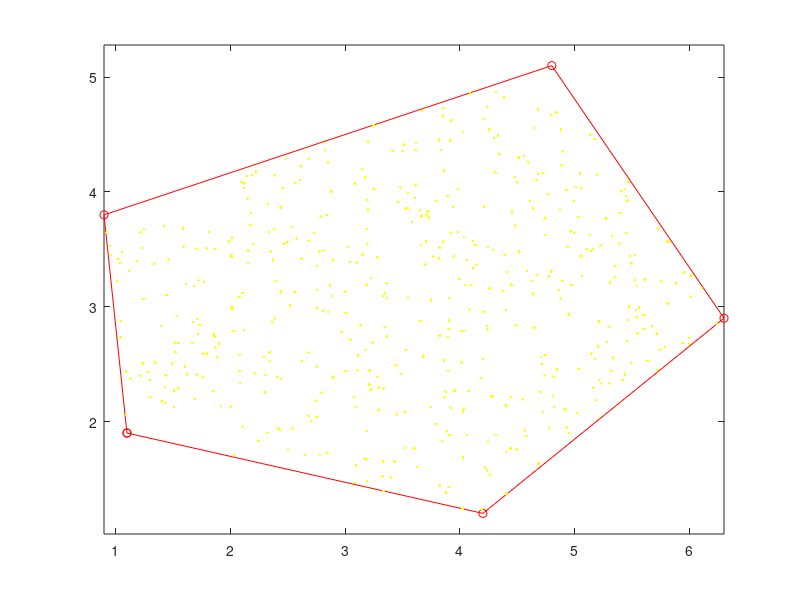

Reproduce this figure in MATLAB.
% Random_polygonfill.m
%
% From: http://www.mathworks.com/matlabcentral/newsreader/view_thread/170480
%
% Roger Stafford

%clear
n = 500; % <-- Choose the desired number of points, preferably large
p1 = [1.1,1.9]; p2 = [4.2,1.2]; p3 = [6.3,2.9];
p4 = [4.8,5.1]; p5 = [0.9,3.8]; % The five pentagon vertices

a23 = abs(det([p2-p1;p3-p1])); % Twice the triangles' areas
a34 = abs(det([p3-p1;p4-p1]));
a45 = abs(det([p4-p1;p5-p1]));
sa = a23+a34+a45;
a = a23/sa; b = (a23+a34)/sa; % Normalize cumulative areas
r = rand(n,1); % Use this to select the triangle
s = sqrt(rand(n,1)); s2 = [s,s]; % Use these to select
t = rand(n,1); t2 = [t,t]; % points within a triangle
pa = (r<=a)*p2 + ((a<r)&(r<=b))*p3 + (b<r)*p4; % Generalized vertices
pb = (r<=a)*p3 + ((a<r)&(r<=b))*p4 + (b<r)*p5;
p = (1-s)*p1 + s2.*((1-t2).*pa + t2.*pb); % The random points

c = [p1;p2;p3;p4;p5;p1]; % Plot the pentagon in red

figure
plot(c(:,1),c(:,2),'ro',c(:,1),c(:,2),'r-',...
     p(:,1),p(:,2),'y.') % Plot random points as yellow dots
axis equal


% %% Four vertices
% n = 500; % <-- Choose the desired number of points, preferably large
% p1 = [1.1,1.9]; p2 = [4.2,1.2]; p3 = [6.3,2.9];
% p4 = [4.8,5.1]; %p5 = [0.9,3.8]; % The five pentagon vertices
% 
% a23 = abs(det([p2-p1;p3-p1])); % Twice the triangles' areas
% a34 = abs(det([p3-p1;p4-p1]));
% %a45 = abs(det([p4-p1;p5-p1]));
% sa = a23+a34; %+a45;
% a = a23/sa; b = (a23+a34)/sa; % Normalize cumulative areas
% r = rand(n,1); % Use this to select the triangle
% s = sqrt(rand(n,1)); s2 = [s,s]; % Use these to select
% t = rand(n,1); t2 = [t,t]; % points within a triangle
% pa = (r<=a)*p2 + ((a<r)&(r<=b))*p3;% + (b<r)*p4; % Generalized vertices
% pb = (r<=a)*p3 + ((a<r)&(r<=b))*p4;% + (b<r)*p5;
% p = (1-s)*p1 + s2.*((1-t2).*pa + t2.*pb); % The random points
% 
% c = [p1;p2;p3;p4;p1]; % Plot the pentagon in red
% 
% figure
% plot(c(:,1),c(:,2),'ro',c(:,1),c(:,2),'r-',...
%      p(:,1),p(:,2),'y.') % Plot random points as yellow dots
% axis equal
